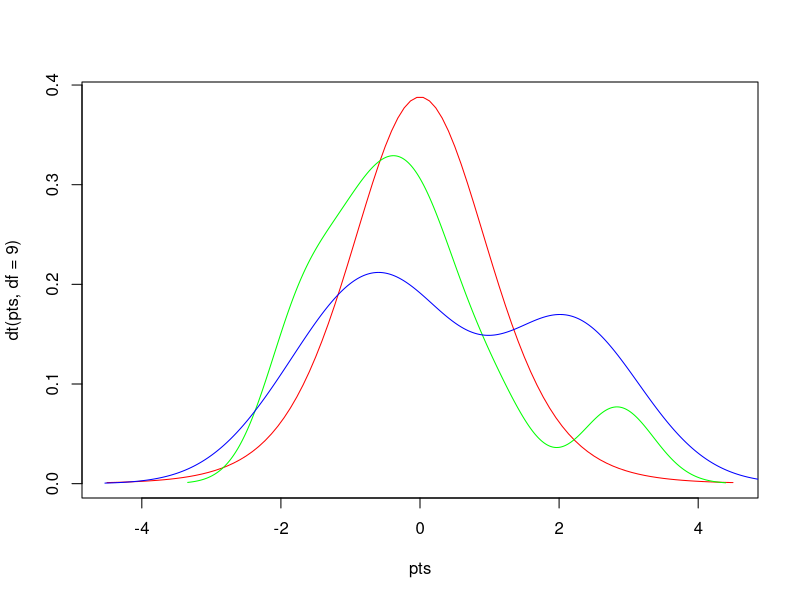

Write R code to recreate this figure.
# Author: Chris M, Date Sep 15 2021, Purpose: Calculate T-Test value on sample datasets.

# Generate sample random numbers and store them in variables x and y
x = rnorm(10)
y = rnorm(10)

# Plotting x and y variables

pts = seq(-4.5,4.5,length=100)
plot(pts,dt(pts,df=9),col='red',type='l')
lines(density(x), col='green')
lines(density(y), col='blue')

# Apply t test function as follows:

ttest = t.test(x,y)